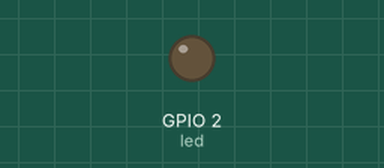
This sketch was run on a simulated ESP32. On the bench: output pins drawn as LEDs (lit = HIGH). Pins used as bus, display or sensor lines are not drawn; what the sketch prints to the serial monitor is not drawn.

Above: at 2.4 s.
Timing chart, 0 to 3.9 s (numbered marks = the images above):
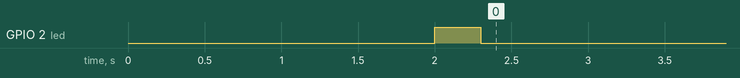

The sketch:

SPI_MASTER_TEST.ino
```cpp
/*
 * Author:
 * Description:
 * This is for the ESP32
 */
//Libraries
#include <SPI.h>

/*
 * Default VSPI pins
 * MOSI Pin: 23
 * MISO Pin: 19
 * SCK Pin: 18
 * SS Pin: 5
 * Default HSPI pins
 * MOSI Pin: 13
 * MISO Pin: 12
 * SCK Pin: 14
 * SS Pin: 15
 */

//Pin definitions
//MASTER OUT SLAVE IN
#define MOSI 23
//MASTER IN SLAVE OUT
#define MISO 19
//CHIP SELECT
#define SS 5
//CLOCK FOR DATA TRANSFER
#define CLK 18
//Builtin LED for ESP32
#define led 2

//Variables
byte id=0;
byte calibration_data;

//Interval
long current_value,previous_value;
int interval = 1000;

//Function definitions
byte calibrate();

void setup() {
  Serial.begin(115200);
  while (!Serial) {
    ; // wait for serial port to connect. Needed for native USB
  }
  Serial.print("\nDevice started, wait 2s\n");
  delay(2000);
  pinMode(led, OUTPUT);
  digitalWrite(led, HIGH);
  id = calibrate();
  String mssg = "Devices detected: " + String(id);
  Serial.println(mssg);
  digitalWrite(led,LOW);
}

void loop() {
  current_value = millis();
  if ((current_value - previous_value)>=interval){
    //Stuff to do every interval

    previous_value = current_value;
  }

}

//This function assigns each device it's number
byte calibrate(){
  byte device_number;
  char received_data;
  pinMode(SS, OUTPUT); //chip select pin as output to control data transfer
  SPI.begin(); //CLK, MISO, MOSI, SS
  SPI.setClockDivider(SPI_CLOCK_DIV8);
  digitalWrite(SS,HIGH); //Make SS HIGH to prevent any comunication for now
  bool calibration=1;
  digitalWrite(SS,LOW); //START COMMUNICATION FOR MASTER
  while (calibration) {
    received_data = SPI.transfer('A');
    device_number++;
    Serial.println(received_data);
    if (received_data=='A' | device_number==30){
      calibration=0;
    }
    delay(10); //wait 10ms before trying again
  }
  digitalWrite(SS,HIGH); //Make SS HIGH to prevent any comunication for now
  //The number of connected devices is device_number and could be returned as the function value
  return device_number;
}
```
